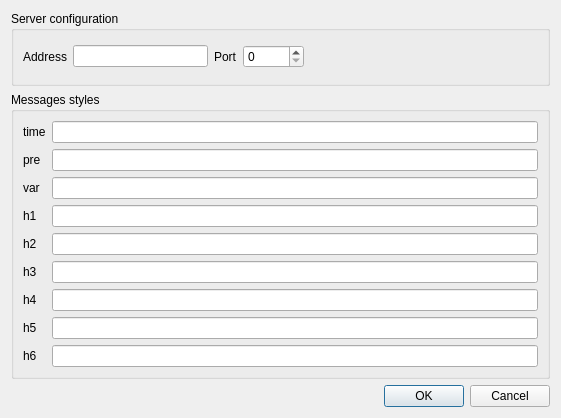
<?xml version="1.0" encoding="UTF-8"?>
<ui version="4.0">
 <class>configWindow</class>
 <widget class="QDialog" name="configWindow">
  <property name="geometry">
   <rect>
    <x>0</x>
    <y>0</y>
    <width>561</width>
    <height>418</height>
   </rect>
  </property>
  <property name="windowTitle">
   <string>Preferences</string>
  </property>
  <property name="windowIcon">
   <iconset resource="main.qrc">
    <normaloff>:/maurina/Resources/about.jpg</normaloff>:/maurina/Resources/about.jpg</iconset>
  </property>
  <layout class="QVBoxLayout" name="verticalLayout">
   <item>
    <widget class="QGroupBox" name="groupBox">
     <property name="title">
      <string>Server configuration</string>
     </property>
     <layout class="QVBoxLayout" name="verticalLayout_2">
      <item>
       <layout class="QHBoxLayout" name="horizontalLayout" stretch="0,0,0,0,0">
        <item>
         <widget class="QLabel" name="label">
          <property name="text">
           <string>Address</string>
          </property>
         </widget>
        </item>
        <item>
         <widget class="QLineEdit" name="uiServerIp">
          <property name="maximumSize">
           <size>
            <width>135</width>
            <height>16777215</height>
           </size>
          </property>
         </widget>
        </item>
        <item>
         <widget class="QLabel" name="label_2">
          <property name="text">
           <string>Port</string>
          </property>
         </widget>
        </item>
        <item>
         <widget class="QSpinBox" name="uiServerPort">
          <property name="minimumSize">
           <size>
            <width>0</width>
            <height>0</height>
           </size>
          </property>
          <property name="maximum">
           <number>65535</number>
          </property>
         </widget>
        </item>
        <item>
         <spacer name="horizontalSpacer">
          <property name="orientation">
           <enum>Qt::Horizontal</enum>
          </property>
          <property name="sizeHint" stdset="0">
           <size>
            <width>40</width>
            <height>20</height>
           </size>
          </property>
         </spacer>
        </item>
       </layout>
      </item>
     </layout>
    </widget>
   </item>
   <item>
    <widget class="QGroupBox" name="groupBox_2">
     <property name="title">
      <string>Messages styles</string>
     </property>
     <layout class="QFormLayout" name="formLayout">
      <property name="fieldGrowthPolicy">
       <enum>QFormLayout::AllNonFixedFieldsGrow</enum>
      </property>
      <item row="0" column="0">
       <widget class="QLabel" name="label_3">
        <property name="text">
         <string>time</string>
        </property>
       </widget>
      </item>
      <item row="0" column="1">
       <widget class="QLineEdit" name="leTime"/>
      </item>
      <item row="3" column="0">
       <widget class="QLabel" name="label_4">
        <property name="text">
         <string>h1</string>
        </property>
       </widget>
      </item>
      <item row="4" column="0">
       <widget class="QLabel" name="label_5">
        <property name="text">
         <string>h2</string>
        </property>
       </widget>
      </item>
      <item row="3" column="1">
       <widget class="QLineEdit" name="leH1"/>
      </item>
      <item row="4" column="1">
       <widget class="QLineEdit" name="leH2"/>
      </item>
      <item row="5" column="0">
       <widget class="QLabel" name="label_6">
        <property name="text">
         <string>h3</string>
        </property>
       </widget>
      </item>
      <item row="5" column="1">
       <widget class="QLineEdit" name="leH3"/>
      </item>
      <item row="6" column="0">
       <widget class="QLabel" name="label_7">
        <property name="text">
         <string>h4</string>
        </property>
       </widget>
      </item>
      <item row="6" column="1">
       <widget class="QLineEdit" name="leH4"/>
      </item>
      <item row="1" column="0">
       <widget class="QLabel" name="label_8">
        <property name="text">
         <string>pre</string>
        </property>
       </widget>
      </item>
      <item row="1" column="1">
       <widget class="QLineEdit" name="lePre"/>
      </item>
      <item row="2" column="0">
       <widget class="QLabel" name="label_9">
        <property name="text">
         <string>var</string>
        </property>
       </widget>
      </item>
      <item row="2" column="1">
       <widget class="QLineEdit" name="leVar"/>
      </item>
      <item row="7" column="0">
       <widget class="QLabel" name="label_10">
        <property name="text">
         <string>h5</string>
        </property>
       </widget>
      </item>
      <item row="7" column="1">
       <widget class="QLineEdit" name="leH5"/>
      </item>
      <item row="8" column="0">
       <widget class="QLabel" name="label_11">
        <property name="text">
         <string>h6</string>
        </property>
       </widget>
      </item>
      <item row="8" column="1">
       <widget class="QLineEdit" name="leH6"/>
      </item>
     </layout>
    </widget>
   </item>
   <item>
    <widget class="QDialogButtonBox" name="buttonBox">
     <property name="standardButtons">
      <set>QDialogButtonBox::Cancel|QDialogButtonBox::Ok</set>
     </property>
    </widget>
   </item>
  </layout>
 </widget>
 <tabstops>
  <tabstop>uiServerIp</tabstop>
  <tabstop>uiServerPort</tabstop>
  <tabstop>leTime</tabstop>
  <tabstop>lePre</tabstop>
  <tabstop>leVar</tabstop>
  <tabstop>leH1</tabstop>
  <tabstop>leH2</tabstop>
  <tabstop>leH3</tabstop>
  <tabstop>leH4</tabstop>
  <tabstop>leH5</tabstop>
  <tabstop>leH6</tabstop>
  <tabstop>buttonBox</tabstop>
 </tabstops>
 <resources>
  <include location="main.qrc"/>
 </resources>
 <connections/>
</ui>
